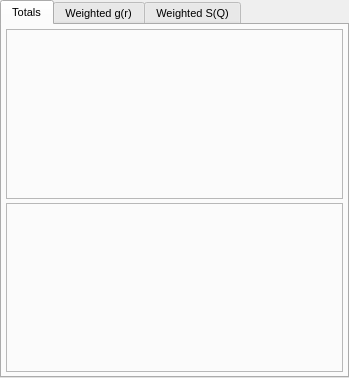
<?xml version="1.0" encoding="UTF-8"?>
<ui version="4.0">
 <class>XRaySQModuleWidget</class>
 <widget class="QWidget" name="XRaySQModuleWidget">
  <property name="geometry">
   <rect>
    <x>0</x>
    <y>0</y>
    <width>349</width>
    <height>378</height>
   </rect>
  </property>
  <property name="sizePolicy">
   <sizepolicy hsizetype="Expanding" vsizetype="Expanding">
    <horstretch>0</horstretch>
    <verstretch>0</verstretch>
   </sizepolicy>
  </property>
  <property name="font">
   <font>
    <pointsize>8</pointsize>
   </font>
  </property>
  <property name="windowTitle">
   <string>XRaySQ Controls</string>
  </property>
  <layout class="QHBoxLayout" name="horizontalLayout_3">
   <property name="spacing">
    <number>4</number>
   </property>
   <property name="leftMargin">
    <number>0</number>
   </property>
   <property name="topMargin">
    <number>0</number>
   </property>
   <property name="rightMargin">
    <number>0</number>
   </property>
   <property name="bottomMargin">
    <number>0</number>
   </property>
   <item>
    <widget class="QTabWidget" name="Tabs">
     <property name="currentIndex">
      <number>0</number>
     </property>
     <widget class="QWidget" name="TotalsTab">
      <attribute name="title">
       <string>Totals</string>
      </attribute>
      <layout class="QVBoxLayout" name="verticalLayout">
       <property name="spacing">
        <number>4</number>
       </property>
       <property name="leftMargin">
        <number>4</number>
       </property>
       <property name="topMargin">
        <number>4</number>
       </property>
       <property name="rightMargin">
        <number>4</number>
       </property>
       <property name="bottomMargin">
        <number>4</number>
       </property>
       <item>
        <widget class="QFrame" name="TotalGRPlotFrame">
         <property name="sizePolicy">
          <sizepolicy hsizetype="Expanding" vsizetype="Expanding">
           <horstretch>0</horstretch>
           <verstretch>0</verstretch>
          </sizepolicy>
         </property>
         <property name="acceptDrops">
          <bool>true</bool>
         </property>
         <property name="frameShape">
          <enum>QFrame::StyledPanel</enum>
         </property>
         <property name="frameShadow">
          <enum>QFrame::Sunken</enum>
         </property>
         <layout class="QHBoxLayout" name="horizontalLayout_6">
          <property name="spacing">
           <number>0</number>
          </property>
          <property name="leftMargin">
           <number>0</number>
          </property>
          <property name="topMargin">
           <number>0</number>
          </property>
          <property name="rightMargin">
           <number>0</number>
          </property>
          <property name="bottomMargin">
           <number>0</number>
          </property>
          <item>
           <widget class="DataWidget" name="TotalGRPlotWidget" native="true"/>
          </item>
         </layout>
        </widget>
       </item>
       <item>
        <widget class="QFrame" name="TotalSQPlotFrame">
         <property name="sizePolicy">
          <sizepolicy hsizetype="Expanding" vsizetype="Expanding">
           <horstretch>0</horstretch>
           <verstretch>0</verstretch>
          </sizepolicy>
         </property>
         <property name="acceptDrops">
          <bool>true</bool>
         </property>
         <property name="frameShape">
          <enum>QFrame::StyledPanel</enum>
         </property>
         <property name="frameShadow">
          <enum>QFrame::Sunken</enum>
         </property>
         <layout class="QHBoxLayout" name="horizontalLayout_7">
          <property name="spacing">
           <number>0</number>
          </property>
          <property name="leftMargin">
           <number>0</number>
          </property>
          <property name="topMargin">
           <number>0</number>
          </property>
          <property name="rightMargin">
           <number>0</number>
          </property>
          <property name="bottomMargin">
           <number>0</number>
          </property>
          <item>
           <widget class="DataWidget" name="TotalSQPlotWidget" native="true"/>
          </item>
         </layout>
        </widget>
       </item>
      </layout>
     </widget>
     <widget class="QWidget" name="PartialGRTab">
      <attribute name="title">
       <string>Weighted g(r)</string>
      </attribute>
      <layout class="QHBoxLayout" name="horizontalLayout_2">
       <property name="spacing">
        <number>4</number>
       </property>
       <property name="leftMargin">
        <number>4</number>
       </property>
       <property name="topMargin">
        <number>4</number>
       </property>
       <property name="rightMargin">
        <number>4</number>
       </property>
       <property name="bottomMargin">
        <number>4</number>
       </property>
       <item>
        <widget class="QFrame" name="PartialGRPlotFrame">
         <property name="sizePolicy">
          <sizepolicy hsizetype="Expanding" vsizetype="Expanding">
           <horstretch>0</horstretch>
           <verstretch>0</verstretch>
          </sizepolicy>
         </property>
         <property name="acceptDrops">
          <bool>true</bool>
         </property>
         <property name="frameShape">
          <enum>QFrame::StyledPanel</enum>
         </property>
         <property name="frameShadow">
          <enum>QFrame::Sunken</enum>
         </property>
         <layout class="QHBoxLayout" name="horizontalLayout_4">
          <property name="spacing">
           <number>0</number>
          </property>
          <property name="leftMargin">
           <number>0</number>
          </property>
          <property name="topMargin">
           <number>0</number>
          </property>
          <property name="rightMargin">
           <number>0</number>
          </property>
          <property name="bottomMargin">
           <number>0</number>
          </property>
          <item>
           <widget class="DataWidget" name="PartialGRPlotWidget" native="true"/>
          </item>
         </layout>
        </widget>
       </item>
      </layout>
     </widget>
     <widget class="QWidget" name="PartialSQTab">
      <attribute name="title">
       <string>Weighted S(Q)</string>
      </attribute>
      <layout class="QHBoxLayout" name="horizontalLayout">
       <property name="spacing">
        <number>4</number>
       </property>
       <property name="leftMargin">
        <number>4</number>
       </property>
       <property name="topMargin">
        <number>4</number>
       </property>
       <property name="rightMargin">
        <number>4</number>
       </property>
       <property name="bottomMargin">
        <number>4</number>
       </property>
       <item>
        <widget class="QFrame" name="PartialSQPlotFrame">
         <property name="sizePolicy">
          <sizepolicy hsizetype="Expanding" vsizetype="Expanding">
           <horstretch>0</horstretch>
           <verstretch>0</verstretch>
          </sizepolicy>
         </property>
         <property name="acceptDrops">
          <bool>true</bool>
         </property>
         <property name="frameShape">
          <enum>QFrame::StyledPanel</enum>
         </property>
         <property name="frameShadow">
          <enum>QFrame::Sunken</enum>
         </property>
         <layout class="QHBoxLayout" name="horizontalLayout_5">
          <property name="spacing">
           <number>0</number>
          </property>
          <property name="leftMargin">
           <number>0</number>
          </property>
          <property name="topMargin">
           <number>0</number>
          </property>
          <property name="rightMargin">
           <number>0</number>
          </property>
          <property name="bottomMargin">
           <number>0</number>
          </property>
          <item>
           <widget class="DataWidget" name="PartialSQPlotWidget" native="true"/>
          </item>
         </layout>
        </widget>
       </item>
      </layout>
     </widget>
    </widget>
   </item>
  </layout>
 </widget>
 <customwidgets>
  <customwidget>
   <class>DataWidget</class>
   <extends>QWidget</extends>
   <header>gui/datawidget.h</header>
   <container>1</container>
  </customwidget>
 </customwidgets>
 <resources>
  <include location="../../../gui/main.qrc"/>
 </resources>
 <connections/>
</ui>
